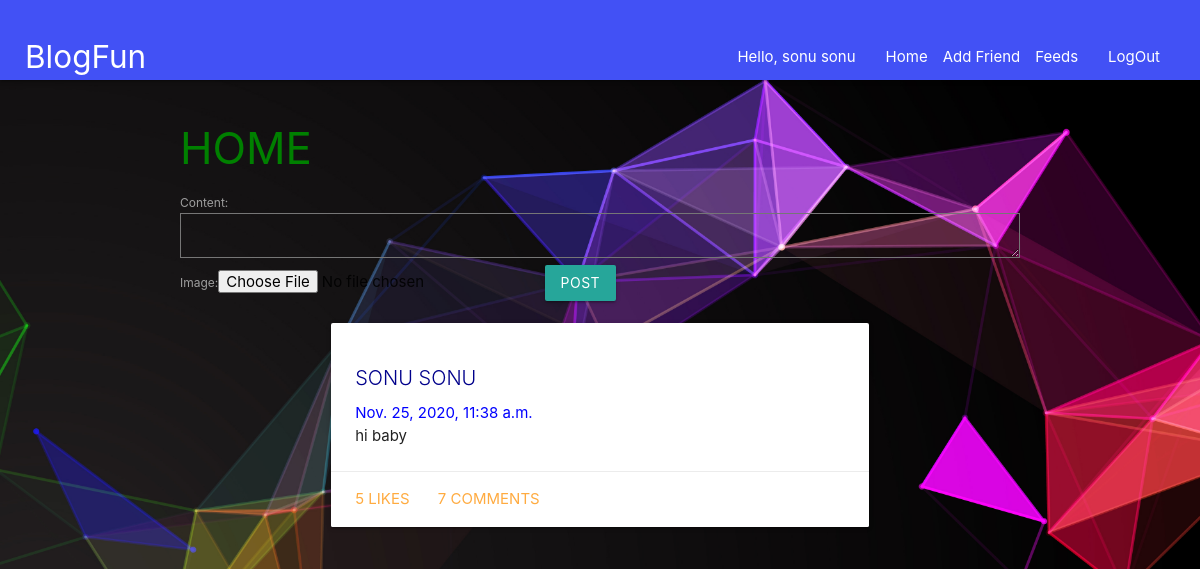
Screenshot of /home/ (signed in) with the database file from the repository.
### social/models.py (models this page shows, shortened)
class Post(models.Model):
    user = models.ForeignKey(User, on_delete=models.CASCADE)
    created_at = models.DateTimeField(auto_now=True)
    content = models.TextField()
    image = models.ImageField(blank=True)

### social/views.py (the view)
# urls.py: 2. Add a URL to urlpatterns:  path('', Home.as_view(), name='home')
class Home(LoginRequiredMixin, ListView):
    template_name = "social/home.html"
    context_object_name = "posts"
    login_url = "auth/login"
    def get_queryset(self):
        return models.Post.objects.filter(
            Q(user=self.request.user)
        ).order_by("-created_at")
    def get_context_data(self, *args, **kwargs):
        data = super().get_context_data(*args, **kwargs)
        data['post_form'] = forms.PostForm()
        return data

### social/forms.py
class PostForm(forms.ModelForm):
    class Meta:
        model = models.Post
        fields=['content','image']

### templates/social/home.html (shortened to what this page needs)
{% extends 'base.html'%}
{% block content %}
<h3 style="color:green;">HOME</h3>
<form method="post" action='/post/' enctype="multipart/form-data">
{{ post_form }}
<button type="submit" class='btn waves-effect'>Post</button>
</form>
<ul>
{% for post in posts %}
{% include 'social/components/post.html' %}
{% endfor %}
</ul>
{% endblock%}

### templates/base.html (shortened to what this page needs)
{% load static %}
<!DOCTYPE html>
<html lang="en">
  <head>
    <link
      rel="stylesheet"
      href="https://cdnjs.cloudflare.com/ajax/libs/materialize/1.0.0/css/materialize.min.css"
    />
  </head>
  <body>
    <nav style="margin-bottom: 3rem; background-color: #4251f5; height: 10vh">
      <div class="nav-wrapper" style="padding: 25px">
        <a href="/" class="brand-logo">BlogFun</a>
        <ul id="nav-mobile" class="right hide-on-med-and-down">
          {% if user.is_authenticated %}
          <li>
            <a href="/home">
              Hello, {{ request.user.first_name }} {{request.user.last_name}}</a
            >
          </li>
          <li>
            <a href="/home"> Home </a>
          </li>
          <li>Add Friend</li>
          <li><a href="/">Feeds</a></li>
          <li><a href="/auth/logout">LogOut</a></li>
          {% else %}
          <li><a href="/auth/login">LogIn</a></li>
          {% endif %}
        </ul>
      </div>
    </nav>
    <div class="container">{% block content %} {% endblock %}</div>
  </body>
</html>

### templates/social/components/post.html (shortened to what this page needs)
<div class="row">
  <div class="col s12 m6 l8 offset-l2">
    <div class="card">
      <div class="card-image"  style="
            padding-top:15px;">
      </div>
      <div class="card-content">
        <span class="card-title" style="color: darkblue; font-size: 20px">
          {{ post.user.first_name }} {{ post.user.last_name }}
        </span>
        <p style="color: blue">{{ post.created_at }}</p>
        <p>{{ post.content }}</p>
      </div>
      <div class="card-action">
        <a href="#" onclick="likePost({{post.id}})"
          >{{ post.like_set.count }} Likes</a
        >
        <a href="#postModal{{post.id}}" class="modal-trigger">
          {{ post.comment_set.count }} Comments</a
        >
      </div>
    </div>
  </div>
</div>

### templates/base.html (style rules this page uses)
html { background: url("/static/12818.jpg") no-repeat center center fixed; -webkit-background-size: cover; -moz-background-size: cover; -o-background-size: cover; background-size: cover; }
.card-title { text-transform: uppercase; }

### rows the page displays
Post: user.first_name "SONU", user.last_name "SONU", created_at "Nov. 25, 2020, 11:38 a.m.", content "hi baby", like_set.count "5", comment_set.count "7"

### other values shown
{{ request.user.first_name }} "sonu"
{{ request.user.last_name }} "sonu"
